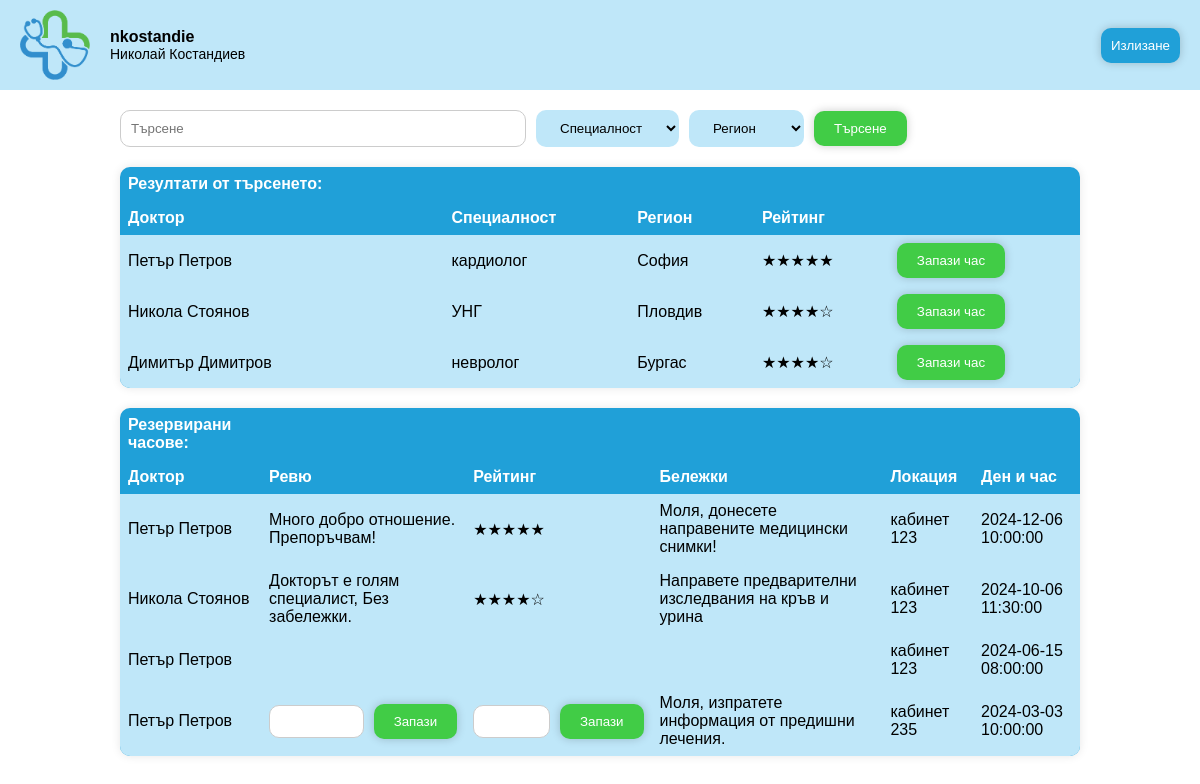
The app's page /presentation/views/homepage_patients.php (signed in) with its own data.
### tables this page shows
CREATE TABLE `patients` (
  `id` int NOT NULL,
  `username` varchar(256) DEFAULT NULL,
  `password` varchar(100) NOT NULL,
  `email` varchar(256) DEFAULT NULL,
  `first_name` varchar(256) NOT NULL,
  `last_name` varchar(256) NOT NULL,
  `egn` char(10) NOT NULL,
  `address` varchar(256) NOT NULL,
  `phone_number` char(10) NOT NULL
);

CREATE TABLE `doctors` (
  `id` int NOT NULL,
  `username` varchar(256) DEFAULT NULL,
  `password` varchar(100) NOT NULL,
  `email` varchar(256) DEFAULT NULL,
  `first_name` varchar(256) NOT NULL,
  `last_name` varchar(256) NOT NULL,
  `egn` char(10) NOT NULL,
  `work_address` varchar(256) NOT NULL,
  `region` varchar(50) NOT NULL,
  `phone_number` char(10) NOT NULL,
  `speciality` varchar(50) NOT NULL
);

CREATE TABLE `appointments` (
  `id` int NOT NULL,
  `doctor_id` int NOT NULL,
  `patient_id` int DEFAULT NULL,
  `review` varchar(512) DEFAULT NULL,
  `rating` int DEFAULT NULL,
  `notes` varchar(512) DEFAULT NULL,
  `location` varchar(256) NOT NULL,
  `appointment_date` datetime NOT NULL
);

### data/DB.php (called while the page is built)
<?php
class Db
{
    private $connection;
    public function __construct()
    {
        $dbhost = "localhost";
        $port = 3307;
        $dbName = "medappoint2";
        $userName = "root";
        $userPassword = "";
        $this->connection = new PDO("mysql:host=$dbhost;port=$port;dbname=$dbName", $userName, $userPassword,
            [
                PDO::MYSQL_ATTR_INIT_COMMAND => "SET NAMES utf8",
                PDO::ATTR_DEFAULT_FETCH_MODE => PDO::FETCH_ASSOC,
            ]);
    }
    public function getConnection()
    {
        return $this->connection;
    }
}

### business/GuestPatientController.php (called while the page is built, shortened)
<?php
require '../../data/DB.php';
function getPatientInformationForHeader($username) {
    $dataBase = new Db();
    $sql = "SELECT first_name, last_name FROM patients WHERE username = :username";
    $stmt =  $dataBase->getConnection()->prepare($sql);
    $stmt->bindParam(':username', $username);
    $stmt->execute();
    $patient = $stmt->fetch(PDO::FETCH_ASSOC);
    return $patient;
}
function getSearchedDoctorsInformation($searchName, $searchRegion, $searchSpeciality) {
    $dataBase = new Db();
    $sql = "SELECT id, first_name, last_name, speciality, region FROM doctors WHERE 1=1";
    $params = [];
    $stmt = $dataBase->getConnection()->prepare($sql);
    $stmt->execute($params);
    $doctors = $stmt->fetchAll(PDO::FETCH_ASSOC);
    return $doctors;
}
function getAverageRatingPerDoctor($id) {
    $dataBase = new Db();
    $sql = "SELECT AVG(appointments.rating) AS rating
    FROM doctors JOIN appointments ON doctors.id = appointments.doctor_id
    WHERE doctor_id = :id";
    $stmt =  $dataBase->getConnection()->prepare($sql);
    $stmt->bindParam(':id', $id);
    $stmt->execute();
    $result = $stmt->fetch(PDO::FETCH_ASSOC);
    $rating = $result['rating'];
    return round($rating);
}
function getReservedAppointmentsPerPatient($username) {
    $dataBase = new Db();
    $sql = "SELECT doctors.first_name, doctors.last_name, review, rating, notes, location, appointment_date, appointments.id
    FROM doctors JOIN appointments ON doctors.id = appointments.doctor_id
    JOIN patients ON patients.id = appointments.patient_id
    WHERE patients.username = :username
    ORDER BY appointment_date DESC";
    $stmt =  $dataBase->getConnection()->prepare($sql);
    $stmt->bindParam(':username', $username);
    $stmt->execute();
    $appointments = $stmt->fetchAll(PDO::FETCH_ASSOC);
    return $appointments;
}

### presentation/views/homepage_patients.php (the view, shortened to what this page needs)
<!DOCTYPE html>
<html lang="en">
<head>
    <link rel="stylesheet" href="../css/homepage.css">
</head>
<body>
<header>
    <div class="left">
    <div id="container-logo"><img src="../images/icon.png" alt="Image is unavailable"></div>
    <?php
    require_once '../../business/GuestPatientController.php';
    $patient = getPatientInformationForHeader($_SESSION['username']);
    echo '<div>
            <p class="user-info-1">' . $_SESSION['username'] . '</p>
            <p class="user-info-2">' . $patient["first_name"] . ' ' . $patient["last_name"] . '</p>
          </div>';
    ?>
    </div>
    <div class="container-buttons">
        <a href="logout.php"> <button class="user-buttons">Излизане</button> </a>
    </div>
</header>
<main>
    <form action="./homepage_patients.php" method="GET">
        <div class="search-bar">
            <input type="text" placeholder="Търсене" name="name">
            <select name="speciality">
                <option value="" disabled selected>Специалност</option>
            </select>
            <select name="region">
                <option value="" disabled selected>Регион</option>
            </select>
            <button class="search-button">Търсене</button>
        </div>
    </form>
    <table class="results-table" id="results">
        <thead>
            <tr>
                <th>Резултати от търсенето:</th>
            </tr>
            <tr>
                <th>Доктор</th>
                <th>Специалност</th>
                <th>Регион</th>
                <th>Рейтинг</th>
                <th></th>
            </tr>
        </thead>
        <tbody>
        <?php
            require_once '../../business/GuestPatientController.php';
            $searchName = "";
            $searchRegion = "";
            $searchSpeciality = "";
            $doctors = getSearchedDoctorsInformation($searchName, $searchRegion, $searchSpeciality);
            if (count($doctors) > 0) {
                foreach ($doctors as $row) {
                    echo "<tr>";
                    echo "<td>" . $row["first_name"] . " " . $row["last_name"] . "</td>";
                    echo "<td>" . $row["speciality"] . "</td>";
                    echo "<td>" . $row["region"] . "</td>";
                    $doctors_rating = getAverageRatingPerDoctor($row['id']);
                    if (!isset($doctors_rating)) {
                        echo "<td></td>";
                    } else {
                        echo "<td><span class='stars'>" . str_repeat("★", $doctors_rating) . str_repeat("☆", 5 - $doctors_rating) . "</span></td>";
                    }
                    echo "<td><a href='doctor_profile.php?id=". $row['id'] ."'> <button class='reviews-button'>Запази час</button> </a></td>";
                    echo "</tr>";
                }
            } else {
                echo "<tr><td colspan='5'>Няма намерени доктори.</td></tr>";
            }
        ?>
        </tbody>
    </table>
    <table class="results-table" id="patient-appointments">
        <thead>
        <tr>
            <th>Резервирани часове:</th>
        </tr>
        <tr>
            <th>Доктор</th>
            <th>Ревю</th>
            <th>Рейтинг</th>
            <th>Бележки</th>
            <th>Локация</th>
            <th>Ден и час</th>
        </tr>
        </thead>
        <tbody>
        <?php
        require_once '../../business/GuestPatientController.php';
        $appointments = getReservedAppointmentsPerPatient($_SESSION['username']);
        if (count($appointments) > 0) {
            foreach ($appointments as $row) {
                echo "<tr>";
                echo "<td>" . $row["first_name"] . " " . $row["last_name"] . "</td>";
                $currentDate = date('Y-m-d H:i:s');
                if (isset($row["review"])) {
                    echo "<td>" . $row["review"] . "</td>";
                }
                else if ($row['appointment_date'] > $currentDate) {
                    echo "<td></td>";
                }
                else {
                    echo '<td id="review-container-' . $row['id'] . '" >
                        <form class="review-form" onsubmit="addUserInput(event, ' . $row['id'] . ', \'review\')">
                            <input type="text" class="review-input" id="review-input-' . $row['id'] . '" required>
                            <button type="submit" class="review-button">Запази</button>
                        </form>
                      </td>';
                }
                if (isset($row["rating"])) {
                    echo "<td><span class='stars'>" . str_repeat("★", $row["rating"]) . str_repeat("☆", 5 - $row["rating"]) . "</span></td>";
                }
                else if ($row['appointment_date'] > $currentDate) {
                    echo "<td></td>";
                }
                else {
                    echo '<td id="rating-container-' . $row['id'] . '" >
                        <form class="rating-form" onsubmit="addUserInput(event, ' . $row['id'] . ', \'rating\')">
                            <input type="text" class="rating-input" min=1 max=5 id="rating-input-' . $row['id'] . '" required>
                            <button type="submit" class="rating-button">Запази</button>
                        </form>
                      </td>';
                }
                echo "<td>" . $row["notes"] . "</td>";
                echo "<td>" . $row["location"] . "</td>";
                echo "<td>" . $row["appointment_date"] . "</td>";
                echo "</tr>";
            }
        } else {
            echo "<tr><td colspan='6'>Нямате резервирани часове.</td></tr>";
        }
        ?>
        </tbody>
    </table>
</main>
</body>
</html>

### presentation/css/homepage.css (style rules this page uses)
body { font-family: Arial, sans-serif; margin: 0; background-color: white; }
button { box-shadow: 0 0 10px rgba(0, 0, 0, 0.2); }
header { display: flex; align-items: center; justify-content: space-between; background-color: #BFE7F9; padding: 10px 20px; }
.left { display: flex; align-items: center; gap: 20px; }
#container-logo { display: flex; width: 100%; height: 100%; justify-content: left; }
#container-logo img { width: 70px; height: 70px; }
.user-info-1 { font-size: 16px; font-weight: bold; margin: 0; }
.user-info-2 { font-size: 14px; width: max-content; margin: 0; }
.container-buttons { display: flex; align-items: center; gap: 10px; }
.user-buttons { background-color: #20A0D8; color: white; border: none; padding: 10px 10px; cursor: pointer; border-radius: 10px; }
.search-bar { width: 80%; margin: 20px auto; display: flex; align-items: center; gap: 10px; }
.search-bar input { width: 40%; padding: 10px; border-radius: 10px; border: 1px solid #ccc; }
.search-bar select { background-color: #BFE7F9; color: black; border: none; padding: 10px 20px; cursor: pointer; border-radius: 10px; }
.search-button, .reviews-button, .note-button, .review-button, .rating-button { background-color: #41CC46; color: white; border: none; padding: 10px 20px; cursor: pointer; border-radius: 10px; }
.results-table { background-color: #20A0D8; color: white; margin: 20px auto; border-collapse: collapse; border-radius: 10px; overflow: hidden; box-shadow: 0 0 10px rgba(0, 0, 0, 0.1); }
.results-table th, .results-table td { padding: 8px; text-align: left; }
.results-table td { background-color: #BFE7F9; color: black; }
.note-form, .review-form, .rating-form { display: flex; align-items: center; gap: 10px; }
.note-input, .review-input, .rating-input { width: 100%; padding: 8px; box-sizing: border-box; border: 1px solid #ccc; border-radius: 10px; }
#reserved, #results, #patient-appointments { width: 80%; }

### records on screen
patients: first_name "Николай", last_name "Костандиев"
doctors: first_name "Петър", last_name "Петров", speciality "кардиолог", region "София", doctors_rating "★★★★★"
doctors: first_name "Никола", last_name "Стоянов", speciality "УНГ", region "Пловдив", doctors_rating "★★★★", doctors_rating "☆"
doctors: first_name "Димитър", last_name "Димитров", speciality "невролог", region "Бургас", doctors_rating "★★★★", doctors_rating "☆"
appointments: doctor.first_name "Петър", doctor.last_name "Петров", review "Много добро отношение. Препоръчвам!", rating "★★★★★", notes "Моля, донесете направените медицински снимки!", location "кабинет 123", appointment_date "2024-12-06 10:00:00"
appointments: doctor.first_name "Никола", doctor.last_name "Стоянов", review "Докторът е голям специалист, Без забележки.", rating "★★★★", rating "☆", notes "Направете предварителни изследвания на кръв и урина", location "кабинет 123", appointment_date "2024-10-06 11:30:00"
appointments: doctor.first_name "Петър", doctor.last_name "Петров", location "кабинет 123", appointment_date "2024-06-15 08:00:00"
appointments: doctor.first_name "Петър", doctor.last_name "Петров", notes "Моля, изпратете информация от предишни лечения.", location "кабинет 235", appointment_date "2024-03-03 10:00:00"

### other values on screen
$_SESSION['username'] "nkostandie"
